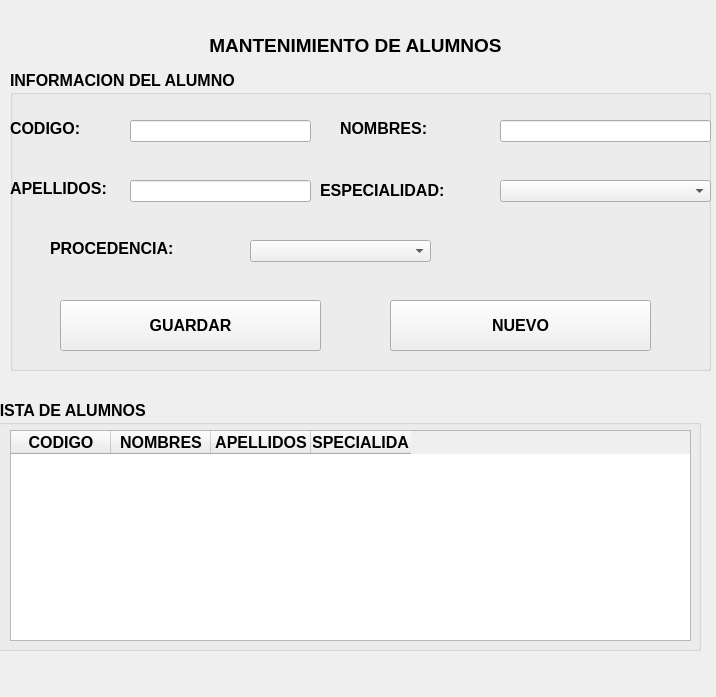
<?xml version="1.0" encoding="UTF-8"?>
<ui version="4.0">
 <class>MainWindow</class>
 <widget class="QMainWindow" name="MainWindow">
  <property name="geometry">
   <rect>
    <x>0</x>
    <y>0</y>
    <width>716</width>
    <height>697</height>
   </rect>
  </property>
  <property name="windowTitle">
   <string>MainWindow</string>
  </property>
  <widget class="QWidget" name="centralwidget">
   <widget class="QLabel" name="label">
    <property name="geometry">
     <rect>
      <x>10</x>
      <y>20</y>
      <width>691</width>
      <height>51</height>
     </rect>
    </property>
    <property name="font">
     <font>
      <pointsize>14</pointsize>
      <weight>75</weight>
      <bold>true</bold>
     </font>
    </property>
    <property name="text">
     <string>MANTENIMIENTO DE ALUMNOS</string>
    </property>
    <property name="alignment">
     <set>Qt::AlignCenter</set>
    </property>
   </widget>
   <widget class="QGroupBox" name="groupBox">
    <property name="geometry">
     <rect>
      <x>10</x>
      <y>70</y>
      <width>701</width>
      <height>301</height>
     </rect>
    </property>
    <property name="font">
     <font>
      <pointsize>12</pointsize>
      <weight>75</weight>
      <bold>true</bold>
     </font>
    </property>
    <property name="title">
     <string>INFORMACION DEL ALUMNO</string>
    </property>
    <widget class="QLabel" name="label_2">
     <property name="geometry">
      <rect>
       <x>0</x>
       <y>50</y>
       <width>91</width>
       <height>16</height>
      </rect>
     </property>
     <property name="text">
      <string>CODIGO:</string>
     </property>
    </widget>
    <widget class="QLineEdit" name="txtcodigo">
     <property name="geometry">
      <rect>
       <x>120</x>
       <y>50</y>
       <width>181</width>
       <height>22</height>
      </rect>
     </property>
    </widget>
    <widget class="QLabel" name="label_3">
     <property name="geometry">
      <rect>
       <x>330</x>
       <y>50</y>
       <width>111</width>
       <height>16</height>
      </rect>
     </property>
     <property name="text">
      <string>NOMBRES:</string>
     </property>
    </widget>
    <widget class="QLineEdit" name="txtnombres">
     <property name="geometry">
      <rect>
       <x>490</x>
       <y>50</y>
       <width>211</width>
       <height>22</height>
      </rect>
     </property>
    </widget>
    <widget class="QLabel" name="label_4">
     <property name="geometry">
      <rect>
       <x>0</x>
       <y>110</y>
       <width>121</width>
       <height>16</height>
      </rect>
     </property>
     <property name="text">
      <string>APELLIDOS:</string>
     </property>
    </widget>
    <widget class="QLineEdit" name="txtapellidos">
     <property name="geometry">
      <rect>
       <x>120</x>
       <y>110</y>
       <width>181</width>
       <height>22</height>
      </rect>
     </property>
    </widget>
    <widget class="QLabel" name="label_5">
     <property name="geometry">
      <rect>
       <x>310</x>
       <y>110</y>
       <width>161</width>
       <height>20</height>
      </rect>
     </property>
     <property name="text">
      <string>ESPECIALIDAD:</string>
     </property>
    </widget>
    <widget class="QComboBox" name="cboesp">
     <property name="geometry">
      <rect>
       <x>490</x>
       <y>110</y>
       <width>211</width>
       <height>22</height>
      </rect>
     </property>
    </widget>
    <widget class="QLabel" name="label_6">
     <property name="geometry">
      <rect>
       <x>40</x>
       <y>170</y>
       <width>161</width>
       <height>16</height>
      </rect>
     </property>
     <property name="text">
      <string>PROCEDENCIA:</string>
     </property>
    </widget>
    <widget class="QComboBox" name="cboproc">
     <property name="geometry">
      <rect>
       <x>240</x>
       <y>170</y>
       <width>181</width>
       <height>22</height>
      </rect>
     </property>
    </widget>
    <widget class="QPushButton" name="btnnuevo">
     <property name="geometry">
      <rect>
       <x>380</x>
       <y>230</y>
       <width>261</width>
       <height>51</height>
      </rect>
     </property>
     <property name="text">
      <string>NUEVO</string>
     </property>
    </widget>
    <widget class="QPushButton" name="btnguardar">
     <property name="geometry">
      <rect>
       <x>50</x>
       <y>230</y>
       <width>261</width>
       <height>51</height>
      </rect>
     </property>
     <property name="text">
      <string>GUARDAR</string>
     </property>
    </widget>
   </widget>
   <widget class="QGroupBox" name="groupBox_2">
    <property name="geometry">
     <rect>
      <x>-10</x>
      <y>400</y>
      <width>711</width>
      <height>251</height>
     </rect>
    </property>
    <property name="font">
     <font>
      <pointsize>12</pointsize>
      <weight>75</weight>
      <bold>true</bold>
     </font>
    </property>
    <property name="title">
     <string>LISTA DE ALUMNOS</string>
    </property>
    <widget class="QTableWidget" name="tblalumnos">
     <property name="geometry">
      <rect>
       <x>20</x>
       <y>30</y>
       <width>681</width>
       <height>211</height>
      </rect>
     </property>
     <column>
      <property name="text">
       <string>CODIGO</string>
      </property>
     </column>
     <column>
      <property name="text">
       <string>NOMBRES</string>
      </property>
     </column>
     <column>
      <property name="text">
       <string>APELLIDOS</string>
      </property>
     </column>
     <column>
      <property name="text">
       <string>ESPECIALIDAD</string>
      </property>
     </column>
    </widget>
   </widget>
  </widget>
 </widget>
 <resources/>
 <connections/>
</ui>
